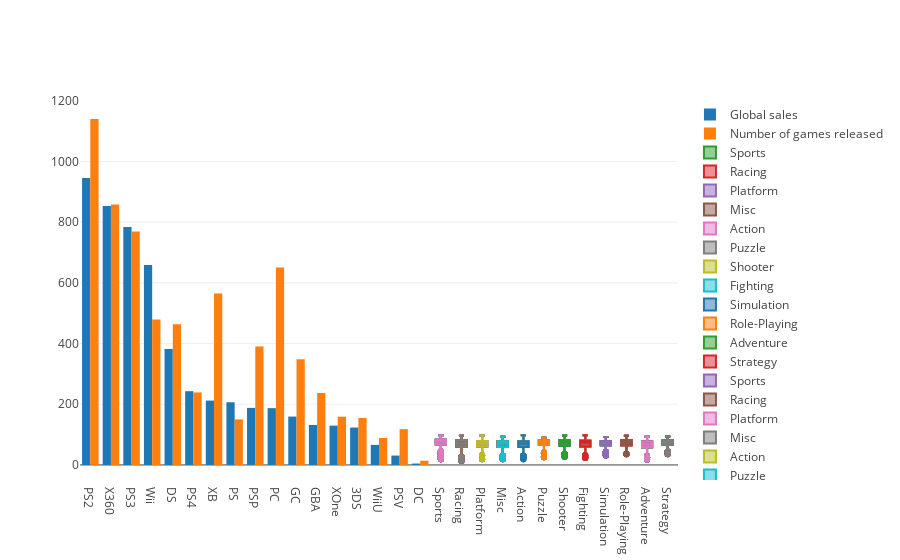

Source (notebook cell):
### Markdown cell above
#### Box plot
plotly also supports box plots. Let’s consider the distribution of critics' ratings by the genre of the game.

### Code cell
for genre in df['Genre'].unique():
    data.append(
        go.Box(y=df[df['Genre'] == genre]['Critic_Score'], name=genre)
    )

iplot(data, show_link=False)

### Figure 1 — Plotly figure (JSON) as saved in the notebook; plotly's stock layout.template omitted (floating-point values rounded to 4 significant figures; data arrays with more than 128 entries replaced by an {"elided": "..."} marker saying what was removed)
{"data": [{"name": "Global sales", "type": "bar", "uid": "2a514e06-c3de-11e8-a136-acde48001122", "x": ["PS2", "X360", "PS3", "Wii", "DS", "PS4", "XB", "PS", "PSP", "PC", "GC", "GBA", "XOne", "3DS", "WiiU", "PSV", "DC"], "y": [946.0, 853.3, 784.3, 659.0, 382.3, 243.0, 212.1, 206.6, 187.9, 187.1, 159.4, 131.8, 129.6, 123.2, 66.08, 30.88, 4.55]}, {"name": "Number of games released", "type": "bar", "uid": "2a514f6c-c3de-11e8-94c1-acde48001122", "x": ["PS2", "X360", "PS3", "Wii", "DS", "PS4", "XB", "PS", "PSP", "PC", "GC", "GBA", "XOne", "3DS", "WiiU", "PSV", "DC"], "y": [1140, 858, 769, 479, 464, 239, 565, 150, 390, 651, 348, 237, 159, 155, 89, 118, 14]}, {"name": "Sports", "type": "box", "uid": "2a51501e-c3de-11e8-9073-acde48001122", "y": {"elided": "943 int values"}}, {"name": "Racing", "type": "box", "uid": "2a5150ca-c3de-11e8-b1bd-acde48001122", "y": {"elided": "581 int values"}}, {"name": "Platform", "type": "box", "uid": "2a51514c-c3de-11e8-8fb5-acde48001122", "y": {"elided": "403 int values"}}, {"name": "Misc", "type": "box", "uid": "2a5151cc-c3de-11e8-ac50-acde48001122", "y": {"elided": "384 int values"}}, {"name": "Action", "type": "box", "uid": "2a515250-c3de-11e8-9847-acde48001122", "y": {"elided": "1630 int values"}}, {"name": "Puzzle", "type": "box", "uid": "2a5152d2-c3de-11e8-85b0-acde48001122", "y": [77, 85, 84, 86, 79, 83, 79, 83, 79, 84, 44, 71, 87, 81, 87, 63, 60, 85, 81, 76, 81, 76, 79, 81, 58, 86, 82, 72, 66, 72, 75, 67, 86, 83, 83, 72, 86, 79, 74, 74, 82, 86, 73, 49, 71, 75, 71, 73, 88, 47, 63, 74, 74, 73, 77, 75, 75, 39, 70, 83, 68, 64, 69, 41, 60, 78, 79, 69, 84, 74, 55, 75, 64, 71, 68, 25, 28, 72, 71, 79, 67, 82, 70, 77, 82, 45, 56, 59, 83, 78, 73, 58, 70, 61, 74, 72, 78, 69, 75, 74, 38, 34, 74, 50, 37, 90, 55, 62, 88, 45, 67, 62, 70, 84, 76, 75, 70, 64]}, {"name": "Shooter", "type": "box", "uid": "2a515354-c3de-11e8-afd8-acde48001122", "y": {"elided": "864 int values"}}, {"name": "Fighting", "type": "box", "uid": "2a5153cc-c3de-11e8-82e5-acde48001122", "y": {"elided": "378 int values"}}, {"name": "Simulation", "type": "box", "uid": "2a515446-c3de-11e8-a305-acde48001122", "y": {"elided": "297 int values"}}, {"name": "Role-Playing", "type": "box", "uid": "2a5154c6-c3de-11e8-a5b6-acde48001122", "y": {"elided": "712 int values"}}, {"name": "Adventure", "type": "box", "uid": "2a515570-c3de-11e8-8618-acde48001122", "y": {"elided": "248 int values"}}, {"name": "Strategy", "type": "box", "uid": "2a515610-c3de-11e8-b34b-acde48001122", "y": {"elided": "267 int values"}}, {"name": "Sports", "type": "box", "uid": "2a515692-c3de-11e8-a97e-acde48001122", "y": {"elided": "943 int values"}}, {"name": "Racing", "type": "box", "uid": "2a51570a-c3de-11e8-a7c7-acde48001122", "y": {"elided": "581 int values"}}, {"name": "Platform", "type": "box", "uid": "2a515782-c3de-11e8-90a8-acde48001122", "y": {"elided": "403 int values"}}, {"name": "Misc", "type": "box", "uid": "2a5157fa-c3de-11e8-8ac8-acde48001122", "y": {"elided": "384 int values"}}, {"name": "Action", "type": "box", "uid": "2a51587a-c3de-11e8-bef0-acde48001122", "y": {"elided": "1630 int values"}}, {"name": "Puzzle", "type": "box", "uid": "2a5158f4-c3de-11e8-8cca-acde48001122", "y": [77, 85, 84, 86, 79, 83, 79, 83, 79, 84, 44, 71, 87, 81, 87, 63, 60, 85, 81, 76, 81, 76, 79, 81, 58, 86, 82, 72, 66, 72, 75, 67, 86, 83, 83, 72, 86, 79, 74, 74, 82, 86, 73, 49, 71, 75, 71, 73, 88, 47, 63, 74, 74, 73, 77, 75, 75, 39, 70, 83, 68, 64, 69, 41, 60, 78, 79, 69, 84, 74, 55, 75, 64, 71, 68, 25, 28, 72, 71, 79, 67, 82, 70, 77, 82, 45, 56, 59, 83, 78, 73, 58, 70, 61, 74, 72, 78, 69, 75, 74, 38, 34, 74, 50, 37, 90, 55, 62, 88, 45, 67, 62, 70, 84, 76, 75, 70, 64]}, {"name": "Shooter", "type": "box", "uid": "2a515976-c3de-11e8-b40c-acde48001122", "y": {"elided": "864 int values"}}, {"name": "Fighting", "type": "box", "uid": "2a5159ee-c3de-11e8-a01e-acde48001122", "y": {"elided": "378 int values"}}, {"name": "Simulation", "type": "box", "uid": "2a515a66-c3de-11e8-82a6-acde48001122", "y": {"elided": "297 int values"}}, {"name": "Role-Playing", "type": "box", "uid": "2a515ade-c3de-11e8-8f5b-acde48001122", "y": {"elided": "712 int values"}}, {"name": "Adventure", "type": "box", "uid": "2a515b58-c3de-11e8-a3b7-acde48001122", "y": {"elided": "248 int values"}}, {"name": "Strategy", "type": "box", "uid": "2a515bcc-c3de-11e8-8281-acde48001122", "y": {"elided": "267 int values"}}, {"name": "Sports", "type": "box", "uid": "2a515c50-c3de-11e8-9870-acde48001122", "y": {"elided": "943 int values"}}, {"name": "Racing", "type": "box", "uid": "2a515cc8-c3de-11e8-803c-acde48001122", "y": {"elided": "581 int values"}}, {"name": "Platform", "type": "box", "uid": "2a515d4a-c3de-11e8-a176-acde48001122", "y": {"elided": "403 int values"}}, {"name": "Misc", "type": "box", "uid": "2a515dc2-c3de-11e8-a7e9-acde48001122", "y": {"elided": "384 int values"}}, {"name": "Action", "type": "box", "uid": "2a515e3a-c3de-11e8-83e9-acde48001122", "y": {"elided": "1630 int values"}}, {"name": "Puzzle", "type": "box", "uid": "2a515eb4-c3de-11e8-8046-acde48001122", "y": [77, 85, 84, 86, 79, 83, 79, 83, 79, 84, 44, 71, 87, 81, 87, 63, 60, 85, 81, 76, 81, 76, 79, 81, 58, 86, 82, 72, 66, 72, 75, 67, 86, 83, 83, 72, 86, 79, 74, 74, 82, 86, 73, 49, 71, 75, 71, 73, 88, 47, 63, 74, 74, 73, 77, 75, 75, 39, 70, 83, 68, 64, 69, 41, 60, 78, 79, 69, 84, 74, 55, 75, 64, 71, 68, 25, 28, 72, 71, 79, 67, 82, 70, 77, 82, 45, 56, 59, 83, 78, 73, 58, 70, 61, 74, 72, 78, 69, 75, 74, 38, 34, 74, 50, 37, 90, 55, 62, 88, 45, 67, 62, 70, 84, 76, 75, 70, 64]}, {"name": "Shooter", "type": "box", "uid": "2a515f28-c3de-11e8-9405-acde48001122", "y": {"elided": "864 int values"}}, {"name": "Fighting", "type": "box", "uid": "2a515fac-c3de-11e8-aad1-acde48001122", "y": {"elided": "378 int values"}}, {"name": "Simulation", "type": "box", "uid": "2a516024-c3de-11e8-b878-acde48001122", "y": {"elided": "297 int values"}}, {"name": "Role-Playing", "type": "box", "uid": "2a51609c-c3de-11e8-8571-acde48001122", "y": {"elided": "712 int values"}}, {"name": "Adventure", "type": "box", "uid": "2a516114-c3de-11e8-884d-acde48001122", "y": {"elided": "248 int values"}}, {"name": "Strategy", "type": "box", "uid": "2a51618c-c3de-11e8-aa7a-acde48001122", "y": {"elided": "267 int values"}}, {"name": "Sports", "type": "box", "uid": "2a516206-c3de-11e8-9b2d-acde48001122", "y": {"elided": "943 int values"}}, {"name": "Racing", "type": "box", "uid": "2a51627a-c3de-11e8-8a74-acde48001122", "y": {"elided": "581 int values"}}, {"name": "Platform", "type": "box", "uid": "2a5162f4-c3de-11e8-9883-acde48001122", "y": {"elided": "403 int values"}}, {"name": "Misc", "type": "box", "uid": "2a51636c-c3de-11e8-8e85-acde48001122", "y": {"elided": "384 int values"}}, {"name": "Action", "type": "box", "uid": "2a5163e4-c3de-11e8-9878-acde48001122", "y": {"elided": "1630 int values"}}, {"name": "Puzzle", "type": "box", "uid": "2a51645c-c3de-11e8-882a-acde48001122", "y": [77, 85, 84, 86, 79, 83, 79, 83, 79, 84, 44, 71, 87, 81, 87, 63, 60, 85, 81, 76, 81, 76, 79, 81, 58, 86, 82, 72, 66, 72, 75, 67, 86, 83, 83, 72, 86, 79, 74, 74, 82, 86, 73, 49, 71, 75, 71, 73, 88, 47, 63, 74, 74, 73, 77, 75, 75, 39, 70, 83, 68, 64, 69, 41, 60, 78, 79, 69, 84, 74, 55, 75, 64, 71, 68, 25, 28, 72, 71, 79, 67, 82, 70, 77, 82, 45, 56, 59, 83, 78, 73, 58, 70, 61, 74, 72, 78, 69, 75, 74, 38, 34, 74, 50, 37, 90, 55, 62, 88, 45, 67, 62, 70, 84, 76, 75, 70, 64]}, {"name": "Shooter", "type": "box", "uid": "2a5164d4-c3de-11e8-9b3e-acde48001122", "y": {"elided": "864 int values"}}, {"name": "Fighting", "type": "box", "uid": "2a51654c-c3de-11e8-955e-acde48001122", "y": {"elided": "378 int values"}}, {"name": "Simulation", "type": "box", "uid": "2a5165c6-c3de-11e8-977d-acde48001122", "y": {"elided": "297 int values"}}, {"name": "Role-Playing", "type": "box", "uid": "2a51663a-c3de-11e8-90e4-acde48001122", "y": {"elided": "712 int values"}}, {"name": "Adventure", "type": "box", "uid": "2a5166b4-c3de-11e8-a15f-acde48001122", "y": {"elided": "248 int values"}}, {"name": "Strategy", "type": "box", "uid": "2a51672c-c3de-11e8-9519-acde48001122", "y": {"elided": "267 int values"}}, {"name": "Sports", "type": "box", "uid": "2a5167a4-c3de-11e8-9ae6-acde48001122", "y": {"elided": "943 int values"}}, {"name": "Racing", "type": "box", "uid": "2a51681c-c3de-11e8-8dd5-acde48001122", "y": {"elided": "581 int values"}}, {"name": "Platform", "type": "box", "uid": "2a516894-c3de-11e8-95e9-acde48001122", "y": {"elided": "403 int values"}}, {"name": "Misc", "type": "box", "uid": "2a51690c-c3de-11e8-92be-acde48001122", "y": {"elided": "384 int values"}}, {"name": "Action", "type": "box", "uid": "2a516986-c3de-11e8-b082-acde48001122", "y": {"elided": "1630 int values"}}, {"name": "Puzzle", "type": "box", "uid": "2a5169f4-c3de-11e8-a464-acde48001122", "y": [77, 85, 84, 86, 79, 83, 79, 83, 79, 84, 44, 71, 87, 81, 87, 63, 60, 85, 81, 76, 81, 76, 79, 81, 58, 86, 82, 72, 66, 72, 75, 67, 86, 83, 83, 72, 86, 79, 74, 74, 82, 86, 73, 49, 71, 75, 71, 73, 88, 47, 63, 74, 74, 73, 77, 75, 75, 39, 70, 83, 68, 64, 69, 41, 60, 78, 79, 69, 84, 74, 55, 75, 64, 71, 68, 25, 28, 72, 71, 79, 67, 82, 70, 77, 82, 45, 56, 59, 83, 78, 73, 58, 70, 61, 74, 72, 78, 69, 75, 74, 38, 34, 74, 50, 37, 90, 55, 62, 88, 45, 67, 62, 70, 84, 76, 75, 70, 64]}, {"name": "Shooter", "type": "box", "uid": "2a516a74-c3de-11e8-88b4-acde48001122", "y": {"elided": "864 int values"}}, {"name": "Fighting", "type": "box", "uid": "2a516ae2-c3de-11e8-92ef-acde48001122", "y": {"elided": "378 int values"}}, {"name": "Simulation", "type": "box", "uid": "2a516b50-c3de-11e8-811a-acde48001122", "y": {"elided": "297 int values"}}, {"name": "Role-Playing", "type": "box", "uid": "2a516bc8-c3de-11e8-a18a-acde48001122", "y": {"elided": "712 int values"}}, {"name": "Adventure", "type": "box", "uid": "2a516c40-c3de-11e8-bda3-acde48001122", "y": {"elided": "248 int values"}}, {"name": "Strategy", "type": "box", "uid": "2a516cb8-c3de-11e8-a88e-acde48001122", "y": {"elided": "267 int values"}}, {"name": "Sports", "type": "box", "uid": "2a516d26-c3de-11e8-9034-acde48001122", "y": {"elided": "943 int values"}}, {"name": "Racing", "type": "box", "uid": "2a516d9e-c3de-11e8-b612-acde48001122", "y": {"elided": "581 int values"}}, {"name": "Platform", "type": "box", "uid": "2a516e18-c3de-11e8-b657-acde48001122", "y": {"elided": "403 int values"}}, {"name": "Misc", "type": "box", "uid": "2a516e86-c3de-11e8-962d-acde48001122", "y": {"elided": "384 int values"}}, {"name": "Action", "type": "box", "uid": "2a516efa-c3de-11e8-b2c5-acde48001122", "y": {"elided": "1630 int values"}}, {"name": "Puzzle", "type": "box", "uid": "2a516f74-c3de-11e8-8fc4-acde48001122", "y": [77, 85, 84, 86, 79, 83, 79, 83, 79, 84, 44, 71, 87, 81, 87, 63, 60, 85, 81, 76, 81, 76, 79, 81, 58, 86, 82, 72, 66, 72, 75, 67, 86, 83, 83, 72, 86, 79, 74, 74, 82, 86, 73, 49, 71, 75, 71, 73, 88, 47, 63, 74, 74, 73, 77, 75, 75, 39, 70, 83, 68, 64, 69, 41, 60, 78, 79, 69, 84, 74, 55, 75, 64, 71, 68, 25, 28, 72, 71, 79, 67, 82, 70, 77, 82, 45, 56, 59, 83, 78, 73, 58, 70, 61, 74, 72, 78, 69, 75, 74, 38, 34, 74, 50, 37, 90, 55, 62, 88, 45, 67, 62, 70, 84, 76, 75, 70, 64]}, {"name": "Shooter", "type": "box", "uid": "2a516fec-c3de-11e8-979c-acde48001122", "y": {"elided": "864 int values"}}, {"name": "Fighting", "type": "box", "uid": "2a51705a-c3de-11e8-a316-acde48001122", "y": {"elided": "378 int values"}}, {"name": "Simulation", "type": "box", "uid": "2a5170c8-c3de-11e8-9a0b-acde48001122", "y": {"elided": "297 int values"}}, {"name": "Role-Playing", "type": "box", "uid": "2a517136-c3de-11e8-bfb1-acde48001122", "y": {"elided": "712 int values"}}, {"name": "Adventure", "type": "box", "uid": "2a5171ae-c3de-11e8-bd98-acde48001122", "y": {"elided": "248 int values"}}, {"name": "Strategy", "type": "box", "uid": "2a51721c-c3de-11e8-aabd-acde48001122", "y": {"elided": "267 int values"}}, {"name": "Sports", "type": "box", "uid": "2a51728a-c3de-11e8-8fa8-acde48001122", "y": {"elided": "943 int values"}}, {"name": "Racing", "type": "box", "uid": "2a517302-c3de-11e8-ade9-acde48001122", "y": {"elided": "581 int values"}}, {"name": "Platform", "type": "box", "uid": "2a517370-c3de-11e8-ba21-acde48001122", "y": {"elided": "403 int values"}}, {"name": "Misc", "type": "box", "uid": "2a5173e8-c3de-11e8-808f-acde48001122", "y": {"elided": "384 int values"}}, {"name": "Action", "type": "box", "uid": "2a517458-c3de-11e8-abb7-acde48001122", "y": {"elided": "1630 int values"}}, {"name": "Puzzle", "type": "box", "uid": "2a5174c6-c3de-11e8-b439-acde48001122", "y": [77, 85, 84, 86, 79, 83, 79, 83, 79, 84, 44, 71, 87, 81, 87, 63, 60, 85, 81, 76, 81, 76, 79, 81, 58, 86, 82, 72, 66, 72, 75, 67, 86, 83, 83, 72, 86, 79, 74, 74, 82, 86, 73, 49, 71, 75, 71, 73, 88, 47, 63, 74, 74, 73, 77, 75, 75, 39, 70, 83, 68, 64, 69, 41, 60, 78, 79, 69, 84, 74, 55, 75, 64, 71, 68, 25, 28, 72, 71, 79, 67, 82, 70, 77, 82, 45, 56, 59, 83, 78, 73, 58, 70, 61, 74, 72, 78, 69, 75, 74, 38, 34, 74, 50, 37, 90, 55, 62, 88, 45, 67, 62, 70, 84, 76, 75, 70, 64]}, {"name": "Shooter", "type": "box", "uid": "2a517534-c3de-11e8-9d84-acde48001122", "y": {"elided": "864 int values"}}, {"name": "Fighting", "type": "box", "uid": "2a51759e-c3de-11e8-9564-acde48001122", "y": {"elided": "378 int values"}}, {"name": "Simulation", "type": "box", "uid": "2a51760c-c3de-11e8-8951-acde48001122", "y": {"elided": "297 int values"}}, {"name": "Role-Playing", "type": "box", "uid": "2a51767a-c3de-11e8-9e20-acde48001122", "y": {"elided": "712 int values"}}, {"name": "Adventure", "type": "box", "uid": "2a5176e8-c3de-11e8-837d-acde48001122", "y": {"elided": "248 int values"}}, {"name": "Strategy", "type": "box", "uid": "2a517762-c3de-11e8-9444-acde48001122", "y": {"elided": "267 int values"}}, {"name": "Sports", "type": "box", "uid": "2a5177d0-c3de-11e8-82a0-acde48001122", "y": {"elided": "943 int values"}}, {"name": "Racing", "type": "box", "uid": "2a517848-c3de-11e8-897b-acde48001122", "y": {"elided": "581 int values"}}, {"name": "Platform", "type": "box", "uid": "2a5178b6-c3de-11e8-b8d0-acde48001122", "y": {"elided": "403 int values"}}, {"name": "Misc", "type": "box", "uid": "2a517924-c3de-11e8-83d3-acde48001122", "y": {"elided": "384 int values"}}, {"name": "Action", "type": "box", "uid": "2a517992-c3de-11e8-96ec-acde48001122", "y": {"elided": "1630 int values"}}, {"name": "Puzzle", "type": "box", "uid": "2a517a00-c3de-11e8-b2d5-acde48001122", "y": [77, 85, 84, 86, 79, 83, 79, 83, 79, 84, 44, 71, 87, 81, 87, 63, 60, 85, 81, 76, 81, 76, 79, 81, 58, 86, 82, 72, 66, 72, 75, 67, 86, 83, 83, 72, 86, 79, 74, 74, 82, 86, 73, 49, 71, 75, 71, 73, 88, 47, 63, 74, 74, 73, 77, 75, 75, 39, 70, 83, 68, 64, 69, 41, 60, 78, 79, 69, 84, 74, 55, 75, 64, 71, 68, 25, 28, 72, 71, 79, 67, 82, 70, 77, 82, 45, 56, 59, 83, 78, 73, 58, 70, 61, 74, 72, 78, 69, 75, 74, 38, 34, 74, 50, 37, 90, 55, 62, 88, 45, 67, 62, 70, 84, 76, 75, 70, 64]}, {"name": "Shooter", "type": "box", "uid": "2a517a6e-c3de-11e8-a6ca-acde48001122", "y": {"elided": "864 int values"}}, {"name": "Fighting", "type": "box", "uid": "2a517adc-c3de-11e8-aec0-acde48001122", "y": {"elided": "378 int values"}}, {"name": "Simulation", "type": "box", "uid": "2a517b4a-c3de-11e8-8173-acde48001122", "y": {"elided": "297 int values"}}, {"name": "Role-Playing", "type": "box", "uid": "2a517bb8-c3de-11e8-b2f1-acde48001122", "y": {"elided": "712 int values"}}, {"name": "Adventure", "type": "box", "uid": "2a517c26-c3de-11e8-9401-acde48001122", "y": {"elided": "248 int values"}}, {"name": "Strategy", "type": "box", "uid": "2a517c94-c3de-11e8-9d48-acde48001122", "y": {"elided": "267 int values"}}], "layout": {}}
